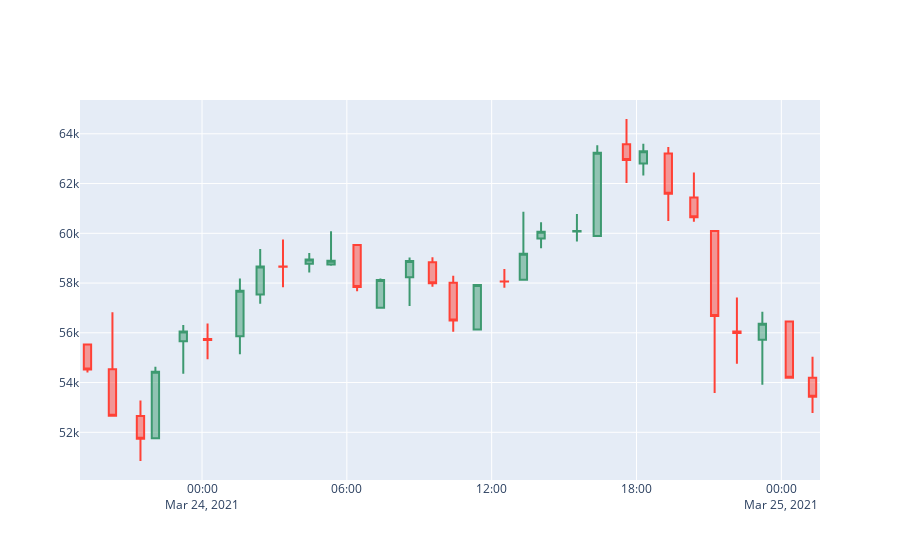

Notebook source saved alongside this figure:
### Markdown cell above
Finally we are now ready to use plotly to create our Candlestick Chart.

### Code cell
fig = go.Figure(data=[go.Candlestick(x=data['Date'],
                open=candlestick_data['Price']['first'], 
                high=candlestick_data['Price']['max'],
                low=candlestick_data['Price']['min'], 
                close=candlestick_data['Price']['last'])
                ])

fig.update_layout(xaxis_rangeslider_visible=False)

fig.show()
